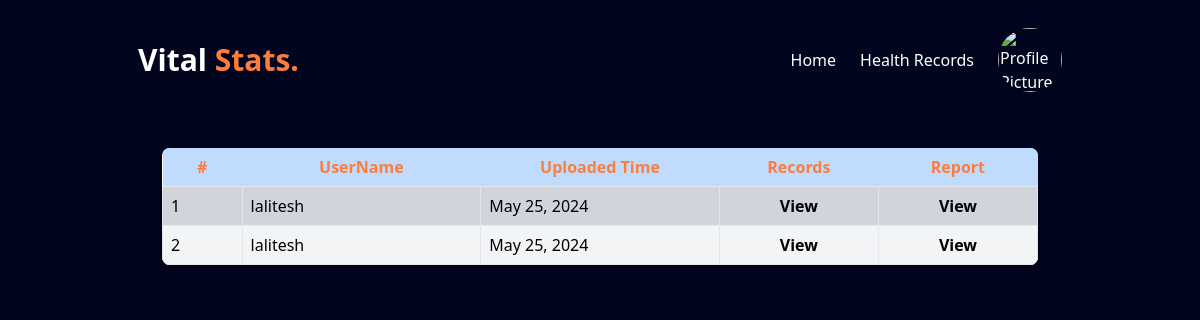
The page /showrecords (signed in) on the database its author committed.
### App/models.py (models this page shows, shortened)
class Records(models.Model):
    id = models.AutoField(primary_key=True)
    username = models.CharField(max_length=55, blank=False)
    health_records = CloudinaryField('image')
    uploadtime = models.DateField(default=datetime.date.today)

### App/views.py (the view)
# urls.py: path('showrecords', views.showrecords, name="showrecords"),
@csrf_exempt
@login_required(login_url='/login')
def showrecords(request):
    if request.user.is_authenticated:
        username = request.session.get('username')
        try:
            user_profile = Profile.objects.get(username=username)
            profile_image = user_profile.profile_image if user_profile.profile_image else None
            records = Records.objects.filter(username=username)
            return render(request, "showrecords.html", {"profile_image": profile_image, "records": records})
        except Profile.DoesNotExist:
            messages.error(request, 'Profile not found.')
            return redirect('home')
        except Records.DoesNotExist:
            messages.error(request, 'No records found.')
            return redirect('home')
    else:
        messages.error(request, 'Login again.')
        return redirect('login')

### templates/showrecords.html (shortened to what this page needs)
{% extends 'Home.html' %}
{% load static tailwind_tags %}
{% block content %}
<body class="bg-gray-100">
<div class="mx-4 mt-10 flex justify-center">
    <div class="w-full lg:w-3/4 xl:w-1/2">
        <table class="w-full bg-white rounded-lg overflow-hidden shadow-lg">
            <thead class="bg-blue-200 text-color-secondary">
                <tr>
                    <th class="w-1/12 px-2 py-2">#</th>
                    <th class="w-3/12 px-2 py-2">UserName</th>
                    <th class="w-3/12 px-2 py-2">Uploaded Time</th>
                    <th class="w-2/12 px-2 py-2">Records</th>
                    <th class="w-2/12 px-2 py-2">Report</th>
                </tr>
            </thead>
            <tbody class="text-black">
                {% for record in records %}
                <tr class="{% cycle 'bg-gray-300' 'bg-gray-100' %}">
                    <td class="border px-2 py-2">{{ forloop.counter }}</td>
                    <td class="border px-2 py-2">{{ record.username }}</td>
                    <td class="border px-2 py-2">{{ record.uploadtime }}</td>
                    <td class="border px-2 py-2 text-center">
                        <button class="hover:text-color-secondary font-semibold" onclick="openImageModal('{{ record.health_records.url }}')">View</button>
                    </td>
                    <td class="border px-2 py-2 text-center">
                        <a href="{% url 'report' record.id %}" class="hover:text-color-secondary font-semibold">View</a>
                    </td>
                </tr>
                {% endfor %}
            </tbody>
        </table>
    </div>
</div>
</body>
{% endblock %}

### rows shown on the page
Records: username "lalitesh", uploadtime "May 25, 2024"
Records: username "lalitesh", uploadtime "May 25, 2024"
